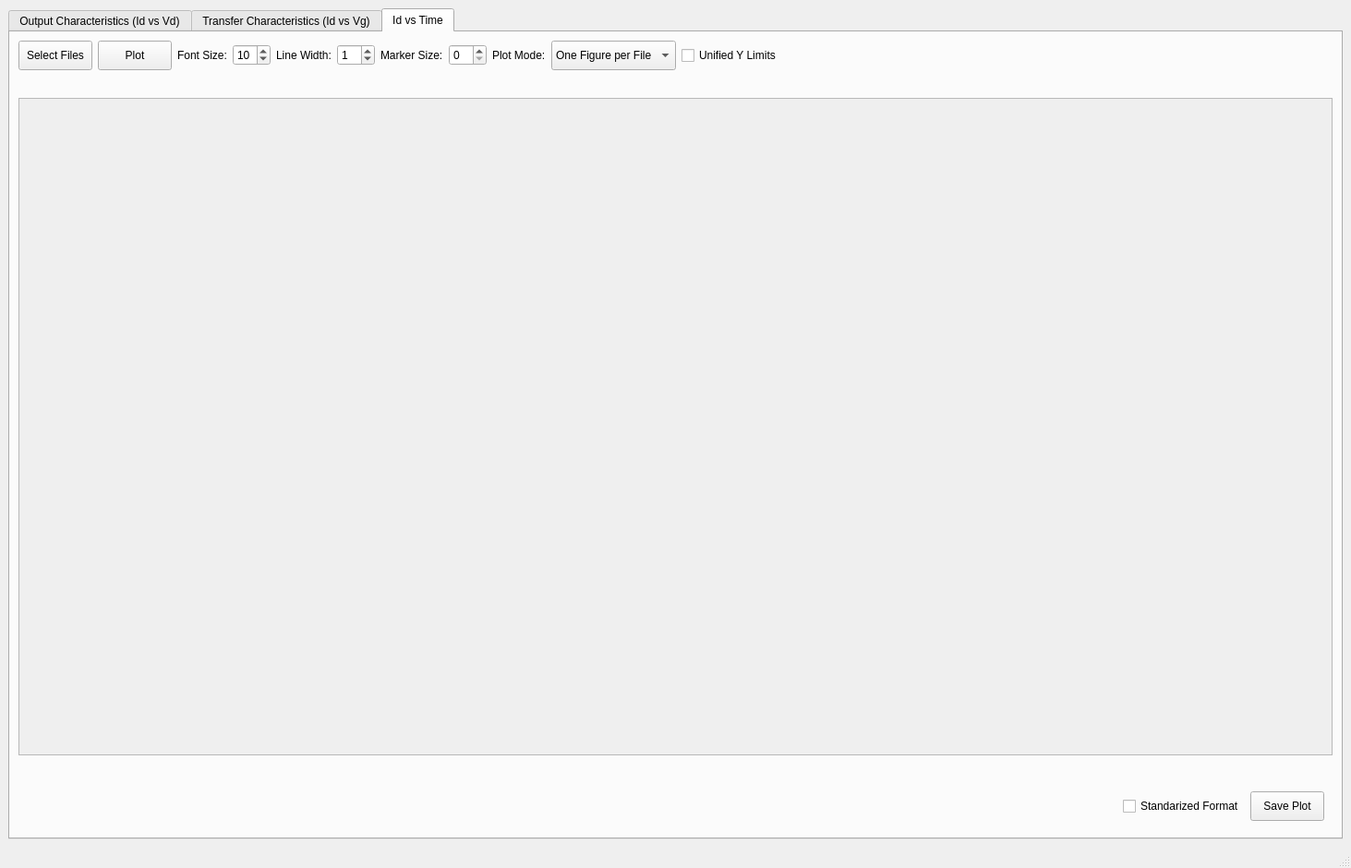
<?xml version="1.0" encoding="UTF-8"?>
<ui version="4.0">
 <class>MainWindow</class>
 <widget class="QMainWindow" name="MainWindow">
  <property name="geometry">
   <rect>
    <x>0</x>
    <y>0</y>
    <width>1463</width>
    <height>940</height>
   </rect>
  </property>
  <property name="windowTitle">
   <string>FET Characteristics Playground</string>
  </property>
  <widget class="QWidget" name="centralwidget">
   <layout class="QVBoxLayout" name="verticalLayout">
    <item>
     <widget class="QTabWidget" name="idvg_tab">
      <property name="minimumSize">
       <size>
        <width>949</width>
        <height>629</height>
       </size>
      </property>
      <property name="currentIndex">
       <number>2</number>
      </property>
      <widget class="QWidget" name="tab">
       <attribute name="title">
        <string>Output Characteristics (Id vs Vd)</string>
       </attribute>
       <layout class="QVBoxLayout" name="verticalLayout_4">
        <item>
         <widget class="QWidget" name="common_controls_widget" native="true">
          <property name="enabled">
           <bool>true</bool>
          </property>
          <property name="sizePolicy">
           <sizepolicy hsizetype="Preferred" vsizetype="Preferred">
            <horstretch>0</horstretch>
            <verstretch>0</verstretch>
           </sizepolicy>
          </property>
          <property name="minimumSize">
           <size>
            <width>0</width>
            <height>0</height>
           </size>
          </property>
          <property name="maximumSize">
           <size>
            <width>16777215</width>
            <height>16777215</height>
           </size>
          </property>
          <layout class="QHBoxLayout" name="horizontalLayout">
           <property name="leftMargin">
            <number>0</number>
           </property>
           <property name="topMargin">
            <number>0</number>
           </property>
           <property name="rightMargin">
            <number>0</number>
           </property>
           <property name="bottomMargin">
            <number>0</number>
           </property>
           <item>
            <widget class="QPushButton" name="select_files_button">
             <property name="minimumSize">
              <size>
               <width>0</width>
               <height>32</height>
              </size>
             </property>
             <property name="maximumSize">
              <size>
               <width>16777215</width>
               <height>32</height>
              </size>
             </property>
             <property name="text">
              <string>Select Files</string>
             </property>
            </widget>
           </item>
           <item>
            <widget class="QPushButton" name="plot_button">
             <property name="minimumSize">
              <size>
               <width>0</width>
               <height>32</height>
              </size>
             </property>
             <property name="maximumSize">
              <size>
               <width>16777215</width>
               <height>32</height>
              </size>
             </property>
             <property name="text">
              <string>Plot</string>
             </property>
            </widget>
           </item>
           <item>
            <widget class="QLabel" name="label_12">
             <property name="text">
              <string>Font Size:</string>
             </property>
            </widget>
           </item>
           <item>
            <widget class="QSpinBox" name="font_size_spin">
             <property name="value">
              <number>10</number>
             </property>
            </widget>
           </item>
           <item>
            <widget class="QLabel" name="label_11">
             <property name="text">
              <string>Line Width:</string>
             </property>
            </widget>
           </item>
           <item>
            <widget class="QSpinBox" name="line_width_spin">
             <property name="value">
              <number>1</number>
             </property>
            </widget>
           </item>
           <item>
            <widget class="QLabel" name="label_10">
             <property name="text">
              <string>Marker Size:</string>
             </property>
            </widget>
           </item>
           <item>
            <widget class="QSpinBox" name="marker_size_spin"/>
           </item>
           <item>
            <widget class="QLabel" name="label_13">
             <property name="text">
              <string>Plot Mode:</string>
             </property>
            </widget>
           </item>
           <item>
            <widget class="QComboBox" name="plot_mode_combo">
             <property name="sizePolicy">
              <sizepolicy hsizetype="Minimum" vsizetype="Fixed">
               <horstretch>0</horstretch>
               <verstretch>0</verstretch>
              </sizepolicy>
             </property>
             <property name="minimumSize">
              <size>
               <width>0</width>
               <height>32</height>
              </size>
             </property>
             <property name="maximumSize">
              <size>
               <width>16777215</width>
               <height>32</height>
              </size>
             </property>
             <item>
              <property name="text">
               <string>One Figure per File</string>
              </property>
             </item>
             <item>
              <property name="text">
               <string>One Figure</string>
              </property>
             </item>
             <item>
              <property name="text">
               <string>Mean</string>
              </property>
             </item>
            </widget>
           </item>
           <item>
            <widget class="QCheckBox" name="unify_y_lims_check">
             <property name="minimumSize">
              <size>
               <width>0</width>
               <height>32</height>
              </size>
             </property>
             <property name="maximumSize">
              <size>
               <width>16777215</width>
               <height>32</height>
              </size>
             </property>
             <property name="text">
              <string>Unified Y Limits</string>
             </property>
            </widget>
           </item>
           <item>
            <spacer name="horizontalSpacer">
             <property name="orientation">
              <enum>Qt::Horizontal</enum>
             </property>
             <property name="sizeHint" stdset="0">
              <size>
               <width>40</width>
               <height>20</height>
              </size>
             </property>
            </spacer>
           </item>
          </layout>
         </widget>
        </item>
        <item>
         <widget class="QWidget" name="file_entries_widget" native="true">
          <property name="sizePolicy">
           <sizepolicy hsizetype="Preferred" vsizetype="Preferred">
            <horstretch>0</horstretch>
            <verstretch>0</verstretch>
           </sizepolicy>
          </property>
          <property name="minimumSize">
           <size>
            <width>0</width>
            <height>0</height>
           </size>
          </property>
          <layout class="QVBoxLayout" name="verticalLayout_2">
           <item>
            <widget class="QWidget" name="fill_between_widget" native="true">
             <layout class="QHBoxLayout" name="horizontalLayout_3">
              <item>
               <widget class="QLabel" name="label">
                <property name="sizePolicy">
                 <sizepolicy hsizetype="Preferred" vsizetype="Preferred">
                  <horstretch>0</horstretch>
                  <verstretch>0</verstretch>
                 </sizepolicy>
                </property>
                <property name="minimumSize">
                 <size>
                  <width>0</width>
                  <height>0</height>
                 </size>
                </property>
                <property name="maximumSize">
                 <size>
                  <width>16777215</width>
                  <height>16777215</height>
                 </size>
                </property>
                <property name="text">
                 <string>Vg Format:</string>
                </property>
               </widget>
              </item>
              <item>
               <widget class="QComboBox" name="vg_format_combo_fbw">
                <property name="sizePolicy">
                 <sizepolicy hsizetype="Minimum" vsizetype="Fixed">
                  <horstretch>0</horstretch>
                  <verstretch>0</verstretch>
                 </sizepolicy>
                </property>
                <property name="minimumSize">
                 <size>
                  <width>0</width>
                  <height>32</height>
                 </size>
                </property>
                <property name="maximumSize">
                 <size>
                  <width>16777215</width>
                  <height>32</height>
                 </size>
                </property>
                <item>
                 <property name="text">
                  <string>Voltage Sweep</string>
                 </property>
                </item>
                <item>
                 <property name="text">
                  <string>Arbitrary</string>
                 </property>
                </item>
               </widget>
              </item>
              <item>
               <widget class="QLabel" name="label_8">
                <property name="sizePolicy">
                 <sizepolicy hsizetype="Preferred" vsizetype="Preferred">
                  <horstretch>0</horstretch>
                  <verstretch>0</verstretch>
                 </sizepolicy>
                </property>
                <property name="minimumSize">
                 <size>
                  <width>0</width>
                  <height>0</height>
                 </size>
                </property>
                <property name="maximumSize">
                 <size>
                  <width>16777215</width>
                  <height>16777215</height>
                 </size>
                </property>
                <property name="text">
                 <string>Sweep:</string>
                </property>
               </widget>
              </item>
              <item>
               <widget class="QComboBox" name="sweep_combo_fbw">
                <property name="sizePolicy">
                 <sizepolicy hsizetype="Minimum" vsizetype="Fixed">
                  <horstretch>0</horstretch>
                  <verstretch>0</verstretch>
                 </sizepolicy>
                </property>
                <property name="minimumSize">
                 <size>
                  <width>0</width>
                  <height>32</height>
                 </size>
                </property>
                <property name="maximumSize">
                 <size>
                  <width>16777215</width>
                  <height>32</height>
                 </size>
                </property>
                <item>
                 <property name="text">
                  <string>forward</string>
                 </property>
                </item>
                <item>
                 <property name="text">
                  <string>backward</string>
                 </property>
                </item>
               </widget>
              </item>
              <item>
               <widget class="QLabel" name="label_6">
                <property name="sizePolicy">
                 <sizepolicy hsizetype="Preferred" vsizetype="Preferred">
                  <horstretch>0</horstretch>
                  <verstretch>0</verstretch>
                 </sizepolicy>
                </property>
                <property name="minimumSize">
                 <size>
                  <width>0</width>
                  <height>0</height>
                 </size>
                </property>
                <property name="maximumSize">
                 <size>
                  <width>16777215</width>
                  <height>16777215</height>
                 </size>
                </property>
                <property name="text">
                 <string>Colormap:</string>
                </property>
               </widget>
              </item>
              <item>
               <widget class="QComboBox" name="colormap_combo_fbw">
                <property name="sizePolicy">
                 <sizepolicy hsizetype="Minimum" vsizetype="Fixed">
                  <horstretch>0</horstretch>
                  <verstretch>0</verstretch>
                 </sizepolicy>
                </property>
                <property name="minimumSize">
                 <size>
                  <width>0</width>
                  <height>32</height>
                 </size>
                </property>
                <property name="maximumSize">
                 <size>
                  <width>16777215</width>
                  <height>32</height>
                 </size>
                </property>
                <item>
                 <property name="text">
                  <string>jet</string>
                 </property>
                </item>
                <item>
                 <property name="text">
                  <string>viridis</string>
                 </property>
                </item>
                <item>
                 <property name="text">
                  <string>Blues</string>
                 </property>
                </item>
                <item>
                 <property name="text">
                  <string>Reds</string>
                 </property>
                </item>
                <item>
                 <property name="text">
                  <string>Greys</string>
                 </property>
                </item>
                <item>
                 <property name="text">
                  <string>Greens</string>
                 </property>
                </item>
                <item>
                 <property name="text">
                  <string>Oranges</string>
                 </property>
                </item>
                <item>
                 <property name="text">
                  <string>Purples</string>
                 </property>
                </item>
               </widget>
              </item>
              <item>
               <widget class="QLabel" name="label_2">
                <property name="sizePolicy">
                 <sizepolicy hsizetype="Preferred" vsizetype="Preferred">
                  <horstretch>0</horstretch>
                  <verstretch>0</verstretch>
                 </sizepolicy>
                </property>
                <property name="minimumSize">
                 <size>
                  <width>0</width>
                  <height>0</height>
                 </size>
                </property>
                <property name="maximumSize">
                 <size>
                  <width>16777215</width>
                  <height>16777215</height>
                 </size>
                </property>
                <property name="text">
                 <string>Y Scale:</string>
                </property>
               </widget>
              </item>
              <item>
               <widget class="QComboBox" name="y_scale_combo_fbw">
                <property name="sizePolicy">
                 <sizepolicy hsizetype="Minimum" vsizetype="Fixed">
                  <horstretch>0</horstretch>
                  <verstretch>0</verstretch>
                 </sizepolicy>
                </property>
                <property name="minimumSize">
                 <size>
                  <width>0</width>
                  <height>32</height>
                 </size>
                </property>
                <property name="maximumSize">
                 <size>
                  <width>16777215</width>
                  <height>32</height>
                 </size>
                </property>
                <item>
                 <property name="text">
                  <string>linear</string>
                 </property>
                </item>
                <item>
                 <property name="text">
                  <string>log</string>
                 </property>
                </item>
               </widget>
              </item>
              <item>
               <widget class="QCheckBox" name="absolute_value_check_fbw">
                <property name="sizePolicy">
                 <sizepolicy hsizetype="Minimum" vsizetype="Fixed">
                  <horstretch>0</horstretch>
                  <verstretch>0</verstretch>
                 </sizepolicy>
                </property>
                <property name="minimumSize">
                 <size>
                  <width>0</width>
                  <height>32</height>
                 </size>
                </property>
                <property name="maximumSize">
                 <size>
                  <width>16777215</width>
                  <height>32</height>
                 </size>
                </property>
                <property name="text">
                 <string>Absolute Value</string>
                </property>
               </widget>
              </item>
              <item>
               <spacer name="horizontalSpacer_2">
                <property name="orientation">
                 <enum>Qt::Horizontal</enum>
                </property>
                <property name="sizeHint" stdset="0">
                 <size>
                  <width>40</width>
                  <height>20</height>
                 </size>
                </property>
               </spacer>
              </item>
             </layout>
            </widget>
           </item>
          </layout>
         </widget>
        </item>
        <item>
         <widget class="QScrollArea" name="scrollArea">
          <property name="widgetResizable">
           <bool>true</bool>
          </property>
          <widget class="QWidget" name="scrollAreaWidgetContents">
           <property name="geometry">
            <rect>
             <x>0</x>
             <y>0</y>
             <width>1419</width>
             <height>643</height>
            </rect>
           </property>
           <layout class="QVBoxLayout" name="verticalLayout_11">
            <item>
             <widget class="QWidget" name="plotting_widget" native="true">
              <property name="sizePolicy">
               <sizepolicy hsizetype="Expanding" vsizetype="Expanding">
                <horstretch>0</horstretch>
                <verstretch>0</verstretch>
               </sizepolicy>
              </property>
              <layout class="QVBoxLayout" name="verticalLayout_3"/>
             </widget>
            </item>
           </layout>
          </widget>
         </widget>
        </item>
        <item>
         <widget class="QWidget" name="toolbar_widget" native="true">
          <property name="sizePolicy">
           <sizepolicy hsizetype="Preferred" vsizetype="Preferred">
            <horstretch>0</horstretch>
            <verstretch>0</verstretch>
           </sizepolicy>
          </property>
          <layout class="QHBoxLayout" name="horizontalLayout_7"/>
         </widget>
        </item>
        <item>
         <widget class="QWidget" name="saving_widget" native="true">
          <property name="sizePolicy">
           <sizepolicy hsizetype="Preferred" vsizetype="Preferred">
            <horstretch>0</horstretch>
            <verstretch>0</verstretch>
           </sizepolicy>
          </property>
          <layout class="QHBoxLayout" name="horizontalLayout_5">
           <item>
            <spacer name="horizontalSpacer_3">
             <property name="orientation">
              <enum>Qt::Horizontal</enum>
             </property>
             <property name="sizeHint" stdset="0">
              <size>
               <width>40</width>
               <height>20</height>
              </size>
             </property>
            </spacer>
           </item>
           <item>
            <widget class="QCheckBox" name="saved_format_check">
             <property name="sizePolicy">
              <sizepolicy hsizetype="Minimum" vsizetype="Fixed">
               <horstretch>0</horstretch>
               <verstretch>0</verstretch>
              </sizepolicy>
             </property>
             <property name="minimumSize">
              <size>
               <width>0</width>
               <height>32</height>
              </size>
             </property>
             <property name="maximumSize">
              <size>
               <width>16777215</width>
               <height>32</height>
              </size>
             </property>
             <property name="text">
              <string>Standarized Format</string>
             </property>
            </widget>
           </item>
           <item>
            <widget class="QPushButton" name="save_plot_button">
             <property name="minimumSize">
              <size>
               <width>0</width>
               <height>32</height>
              </size>
             </property>
             <property name="maximumSize">
              <size>
               <width>16777215</width>
               <height>32</height>
              </size>
             </property>
             <property name="text">
              <string>Save Plot</string>
             </property>
            </widget>
           </item>
          </layout>
         </widget>
        </item>
       </layout>
      </widget>
      <widget class="QWidget" name="tab_2">
       <attribute name="title">
        <string>Transfer Characteristics (Id vs Vg)</string>
       </attribute>
       <layout class="QVBoxLayout" name="verticalLayout_7">
        <item>
         <widget class="QWidget" name="common_controls_widget_2" native="true">
          <property name="enabled">
           <bool>true</bool>
          </property>
          <property name="sizePolicy">
           <sizepolicy hsizetype="Preferred" vsizetype="Preferred">
            <horstretch>0</horstretch>
            <verstretch>0</verstretch>
           </sizepolicy>
          </property>
          <property name="minimumSize">
           <size>
            <width>0</width>
            <height>0</height>
           </size>
          </property>
          <property name="maximumSize">
           <size>
            <width>16777215</width>
            <height>16777215</height>
           </size>
          </property>
          <layout class="QHBoxLayout" name="horizontalLayout_2">
           <property name="leftMargin">
            <number>0</number>
           </property>
           <property name="topMargin">
            <number>0</number>
           </property>
           <property name="rightMargin">
            <number>0</number>
           </property>
           <property name="bottomMargin">
            <number>0</number>
           </property>
           <item>
            <widget class="QPushButton" name="select_files_button_2">
             <property name="minimumSize">
              <size>
               <width>0</width>
               <height>32</height>
              </size>
             </property>
             <property name="maximumSize">
              <size>
               <width>16777215</width>
               <height>32</height>
              </size>
             </property>
             <property name="text">
              <string>Select Files</string>
             </property>
            </widget>
           </item>
           <item>
            <widget class="QPushButton" name="plot_button_2">
             <property name="minimumSize">
              <size>
               <width>0</width>
               <height>32</height>
              </size>
             </property>
             <property name="maximumSize">
              <size>
               <width>16777215</width>
               <height>32</height>
              </size>
             </property>
             <property name="text">
              <string>Plot</string>
             </property>
            </widget>
           </item>
           <item>
            <widget class="QLabel" name="font_size_label_2">
             <property name="text">
              <string>Font Size:</string>
             </property>
            </widget>
           </item>
           <item>
            <widget class="QSpinBox" name="font_size_spin_2">
             <property name="value">
              <number>10</number>
             </property>
            </widget>
           </item>
           <item>
            <widget class="QLabel" name="line_width_label_2">
             <property name="text">
              <string>Line Width:</string>
             </property>
            </widget>
           </item>
           <item>
            <widget class="QSpinBox" name="line_width_spin_2">
             <property name="value">
              <number>1</number>
             </property>
            </widget>
           </item>
           <item>
            <widget class="QLabel" name="label_5">
             <property name="text">
              <string>Marker Size:</string>
             </property>
            </widget>
           </item>
           <item>
            <widget class="QSpinBox" name="marker_size_spin_2"/>
           </item>
           <item>
            <widget class="QLabel" name="plot_mode_label_2">
             <property name="text">
              <string>Plot Mode:</string>
             </property>
            </widget>
           </item>
           <item>
            <widget class="QComboBox" name="plot_mode_combo_2">
             <property name="sizePolicy">
              <sizepolicy hsizetype="Minimum" vsizetype="Fixed">
               <horstretch>0</horstretch>
               <verstretch>0</verstretch>
              </sizepolicy>
             </property>
             <property name="minimumSize">
              <size>
               <width>0</width>
               <height>32</height>
              </size>
             </property>
             <property name="maximumSize">
              <size>
               <width>16777215</width>
               <height>32</height>
              </size>
             </property>
             <item>
              <property name="text">
               <string>One Figure per File</string>
              </property>
             </item>
             <item>
              <property name="text">
               <string>One Figure</string>
              </property>
             </item>
             <item>
              <property name="text">
               <string>Mean</string>
              </property>
             </item>
            </widget>
           </item>
           <item>
            <widget class="QCheckBox" name="unify_y_lims_check_2">
             <property name="minimumSize">
              <size>
               <width>0</width>
               <height>32</height>
              </size>
             </property>
             <property name="maximumSize">
              <size>
               <width>16777215</width>
               <height>32</height>
              </size>
             </property>
             <property name="text">
              <string>Unified Y Limits</string>
             </property>
            </widget>
           </item>
           <item>
            <spacer name="horizontalSpacer_4">
             <property name="orientation">
              <enum>Qt::Horizontal</enum>
             </property>
             <property name="sizeHint" stdset="0">
              <size>
               <width>40</width>
               <height>20</height>
              </size>
             </property>
            </spacer>
           </item>
          </layout>
         </widget>
        </item>
        <item>
         <widget class="QWidget" name="file_entries_widget_2" native="true">
          <property name="sizePolicy">
           <sizepolicy hsizetype="Preferred" vsizetype="Preferred">
            <horstretch>0</horstretch>
            <verstretch>0</verstretch>
           </sizepolicy>
          </property>
          <layout class="QVBoxLayout" name="verticalLayout_5">
           <item>
            <widget class="QWidget" name="fill_between_widget_2" native="true">
             <property name="sizePolicy">
              <sizepolicy hsizetype="Preferred" vsizetype="Preferred">
               <horstretch>0</horstretch>
               <verstretch>0</verstretch>
              </sizepolicy>
             </property>
             <property name="minimumSize">
              <size>
               <width>0</width>
               <height>0</height>
              </size>
             </property>
             <property name="maximumSize">
              <size>
               <width>16777215</width>
               <height>16777215</height>
              </size>
             </property>
             <layout class="QHBoxLayout" name="horizontalLayout_8">
              <item>
               <widget class="QLabel" name="label_3">
                <property name="sizePolicy">
                 <sizepolicy hsizetype="Preferred" vsizetype="Fixed">
                  <horstretch>0</horstretch>
                  <verstretch>0</verstretch>
                 </sizepolicy>
                </property>
                <property name="text">
                 <string>Sweep:</string>
                </property>
               </widget>
              </item>
              <item>
               <widget class="QComboBox" name="sweep_combo_fbw_2">
                <property name="minimumSize">
                 <size>
                  <width>0</width>
                  <height>32</height>
                 </size>
                </property>
                <property name="maximumSize">
                 <size>
                  <width>16777215</width>
                  <height>32</height>
                 </size>
                </property>
                <item>
                 <property name="text">
                  <string>forward</string>
                 </property>
                </item>
                <item>
                 <property name="text">
                  <string>backward</string>
                 </property>
                </item>
               </widget>
              </item>
              <item>
               <widget class="QLabel" name="label_4">
                <property name="text">
                 <string>Colormap:</string>
                </property>
               </widget>
              </item>
              <item>
               <widget class="QComboBox" name="colormap_combo_fbw_2">
                <property name="sizePolicy">
                 <sizepolicy hsizetype="Minimum" vsizetype="Fixed">
                  <horstretch>0</horstretch>
                  <verstretch>0</verstretch>
                 </sizepolicy>
                </property>
                <property name="minimumSize">
                 <size>
                  <width>0</width>
                  <height>32</height>
                 </size>
                </property>
                <property name="maximumSize">
                 <size>
                  <width>16777215</width>
                  <height>32</height>
                 </size>
                </property>
                <item>
                 <property name="text">
                  <string>jet</string>
                 </property>
                </item>
                <item>
                 <property name="text">
                  <string>viridis</string>
                 </property>
                </item>
                <item>
                 <property name="text">
                  <string>Blues</string>
                 </property>
                </item>
                <item>
                 <property name="text">
                  <string>Reds</string>
                 </property>
                </item>
                <item>
                 <property name="text">
                  <string>Greys</string>
                 </property>
                </item>
                <item>
                 <property name="text">
                  <string>Greens</string>
                 </property>
                </item>
                <item>
                 <property name="text">
                  <string>Oranges</string>
                 </property>
                </item>
                <item>
                 <property name="text">
                  <string>Purples</string>
                 </property>
                </item>
               </widget>
              </item>
              <item>
               <widget class="QLabel" name="label_7">
                <property name="text">
                 <string>Y Scale:</string>
                </property>
               </widget>
              </item>
              <item>
               <widget class="QComboBox" name="y_scale_combo_fbw_2">
                <property name="minimumSize">
                 <size>
                  <width>0</width>
                  <height>32</height>
                 </size>
                </property>
                <property name="maximumSize">
                 <size>
                  <width>16777215</width>
                  <height>32</height>
                 </size>
                </property>
                <item>
                 <property name="text">
                  <string>linear</string>
                 </property>
                </item>
                <item>
                 <property name="text">
                  <string>log</string>
                 </property>
                </item>
               </widget>
              </item>
              <item>
               <widget class="QCheckBox" name="absolute_value_check_fbw_2">
                <property name="minimumSize">
                 <size>
                  <width>0</width>
                  <height>32</height>
                 </size>
                </property>
                <property name="maximumSize">
                 <size>
                  <width>16777215</width>
                  <height>32</height>
                 </size>
                </property>
                <property name="text">
                 <string>Absolute Value</string>
                </property>
               </widget>
              </item>
              <item>
               <spacer name="horizontalSpacer_5">
                <property name="orientation">
                 <enum>Qt::Horizontal</enum>
                </property>
                <property name="sizeHint" stdset="0">
                 <size>
                  <width>40</width>
                  <height>20</height>
                 </size>
                </property>
               </spacer>
              </item>
             </layout>
            </widget>
           </item>
          </layout>
         </widget>
        </item>
        <item>
         <widget class="QScrollArea" name="scrollArea_2">
          <property name="widgetResizable">
           <bool>true</bool>
          </property>
          <widget class="QWidget" name="scrollAreaWidgetContents_2">
           <property name="geometry">
            <rect>
             <x>0</x>
             <y>0</y>
             <width>1419</width>
             <height>643</height>
            </rect>
           </property>
           <layout class="QVBoxLayout" name="verticalLayout_12">
            <item>
             <widget class="QWidget" name="plotting_widget_2" native="true">
              <property name="sizePolicy">
               <sizepolicy hsizetype="Expanding" vsizetype="Expanding">
                <horstretch>0</horstretch>
                <verstretch>0</verstretch>
               </sizepolicy>
              </property>
              <layout class="QVBoxLayout" name="verticalLayout_6"/>
             </widget>
            </item>
           </layout>
          </widget>
         </widget>
        </item>
        <item>
         <widget class="QWidget" name="toolbar_widget_2" native="true">
          <layout class="QHBoxLayout" name="horizontalLayout_9"/>
         </widget>
        </item>
        <item>
         <widget class="QWidget" name="saving_widget_2" native="true">
          <property name="sizePolicy">
           <sizepolicy hsizetype="Preferred" vsizetype="Preferred">
            <horstretch>0</horstretch>
            <verstretch>0</verstretch>
           </sizepolicy>
          </property>
          <layout class="QHBoxLayout" name="horizontalLayout_6">
           <item>
            <spacer name="horizontalSpacer_8">
             <property name="orientation">
              <enum>Qt::Horizontal</enum>
             </property>
             <property name="sizeHint" stdset="0">
              <size>
               <width>40</width>
               <height>20</height>
              </size>
             </property>
            </spacer>
           </item>
           <item>
            <widget class="QCheckBox" name="saved_format_check_2">
             <property name="minimumSize">
              <size>
               <width>0</width>
               <height>32</height>
              </size>
             </property>
             <property name="maximumSize">
              <size>
               <width>16777215</width>
               <height>32</height>
              </size>
             </property>
             <property name="text">
              <string>Standarized Format</string>
             </property>
            </widget>
           </item>
           <item>
            <widget class="QPushButton" name="save_plot_button_2">
             <property name="minimumSize">
              <size>
               <width>0</width>
               <height>32</height>
              </size>
             </property>
             <property name="maximumSize">
              <size>
               <width>16777215</width>
               <height>32</height>
              </size>
             </property>
             <property name="text">
              <string>Save Plot</string>
             </property>
            </widget>
           </item>
          </layout>
         </widget>
        </item>
       </layout>
      </widget>
      <widget class="QWidget" name="tab_3">
       <attribute name="title">
        <string>Id vs Time</string>
       </attribute>
       <layout class="QVBoxLayout" name="verticalLayout_10">
        <item>
         <widget class="QWidget" name="common_controls_widget_3" native="true">
          <property name="enabled">
           <bool>true</bool>
          </property>
          <property name="sizePolicy">
           <sizepolicy hsizetype="Preferred" vsizetype="Preferred">
            <horstretch>0</horstretch>
            <verstretch>0</verstretch>
           </sizepolicy>
          </property>
          <property name="minimumSize">
           <size>
            <width>0</width>
            <height>0</height>
           </size>
          </property>
          <property name="maximumSize">
           <size>
            <width>16777215</width>
            <height>16777215</height>
           </size>
          </property>
          <layout class="QHBoxLayout" name="horizontalLayout_4">
           <property name="leftMargin">
            <number>0</number>
           </property>
           <property name="topMargin">
            <number>0</number>
           </property>
           <property name="rightMargin">
            <number>0</number>
           </property>
           <property name="bottomMargin">
            <number>0</number>
           </property>
           <item>
            <widget class="QPushButton" name="select_files_button_3">
             <property name="minimumSize">
              <size>
               <width>0</width>
               <height>32</height>
              </size>
             </property>
             <property name="maximumSize">
              <size>
               <width>16777215</width>
               <height>32</height>
              </size>
             </property>
             <property name="text">
              <string>Select Files</string>
             </property>
            </widget>
           </item>
           <item>
            <widget class="QPushButton" name="plot_button_3">
             <property name="minimumSize">
              <size>
               <width>0</width>
               <height>32</height>
              </size>
             </property>
             <property name="maximumSize">
              <size>
               <width>16777215</width>
               <height>32</height>
              </size>
             </property>
             <property name="text">
              <string>Plot</string>
             </property>
            </widget>
           </item>
           <item>
            <widget class="QLabel" name="font_size_label_3">
             <property name="text">
              <string>Font Size:</string>
             </property>
            </widget>
           </item>
           <item>
            <widget class="QSpinBox" name="font_size_spin_3">
             <property name="value">
              <number>10</number>
             </property>
            </widget>
           </item>
           <item>
            <widget class="QLabel" name="line_width_label_3">
             <property name="text">
              <string>Line Width:</string>
             </property>
            </widget>
           </item>
           <item>
            <widget class="QSpinBox" name="line_width_spin_3">
             <property name="value">
              <number>1</number>
             </property>
            </widget>
           </item>
           <item>
            <widget class="QLabel" name="label_9">
             <property name="text">
              <string>Marker Size:</string>
             </property>
            </widget>
           </item>
           <item>
            <widget class="QSpinBox" name="marker_size_spin_3"/>
           </item>
           <item>
            <widget class="QLabel" name="plot_mode_label_3">
             <property name="text">
              <string>Plot Mode:</string>
             </property>
            </widget>
           </item>
           <item>
            <widget class="QComboBox" name="plot_mode_combo_3">
             <property name="sizePolicy">
              <sizepolicy hsizetype="Minimum" vsizetype="Fixed">
               <horstretch>0</horstretch>
               <verstretch>0</verstretch>
              </sizepolicy>
             </property>
             <property name="minimumSize">
              <size>
               <width>0</width>
               <height>32</height>
              </size>
             </property>
             <property name="maximumSize">
              <size>
               <width>16777215</width>
               <height>32</height>
              </size>
             </property>
             <item>
              <property name="text">
               <string>One Figure per File</string>
              </property>
             </item>
             <item>
              <property name="text">
               <string>One Figure</string>
              </property>
             </item>
            </widget>
           </item>
           <item>
            <widget class="QCheckBox" name="unify_y_lims_check_3">
             <property name="minimumSize">
              <size>
               <width>0</width>
               <height>32</height>
              </size>
             </property>
             <property name="maximumSize">
              <size>
               <width>16777215</width>
               <height>32</height>
              </size>
             </property>
             <property name="text">
              <string>Unified Y Limits</string>
             </property>
            </widget>
           </item>
           <item>
            <spacer name="horizontalSpacer_6">
             <property name="orientation">
              <enum>Qt::Horizontal</enum>
             </property>
             <property name="sizeHint" stdset="0">
              <size>
               <width>40</width>
               <height>20</height>
              </size>
             </property>
            </spacer>
           </item>
          </layout>
         </widget>
        </item>
        <item>
         <widget class="QWidget" name="file_entries_widget_3" native="true">
          <property name="sizePolicy">
           <sizepolicy hsizetype="Preferred" vsizetype="Preferred">
            <horstretch>0</horstretch>
            <verstretch>0</verstretch>
           </sizepolicy>
          </property>
          <layout class="QVBoxLayout" name="verticalLayout_9"/>
         </widget>
        </item>
        <item>
         <widget class="QScrollArea" name="scrollArea_3">
          <property name="widgetResizable">
           <bool>true</bool>
          </property>
          <widget class="QWidget" name="scrollAreaWidgetContents_3">
           <property name="geometry">
            <rect>
             <x>0</x>
             <y>0</y>
             <width>1419</width>
             <height>693</height>
            </rect>
           </property>
           <layout class="QVBoxLayout" name="verticalLayout_13">
            <item>
             <widget class="QWidget" name="plotting_widget_3" native="true">
              <property name="sizePolicy">
               <sizepolicy hsizetype="Expanding" vsizetype="Expanding">
                <horstretch>0</horstretch>
                <verstretch>0</verstretch>
               </sizepolicy>
              </property>
              <layout class="QVBoxLayout" name="verticalLayout_8"/>
             </widget>
            </item>
           </layout>
          </widget>
         </widget>
        </item>
        <item>
         <widget class="QWidget" name="toolbar_widget_3" native="true">
          <layout class="QHBoxLayout" name="horizontalLayout_11"/>
         </widget>
        </item>
        <item>
         <widget class="QWidget" name="saving_widget_3" native="true">
          <property name="sizePolicy">
           <sizepolicy hsizetype="Preferred" vsizetype="Preferred">
            <horstretch>0</horstretch>
            <verstretch>0</verstretch>
           </sizepolicy>
          </property>
          <layout class="QHBoxLayout" name="horizontalLayout_10">
           <item>
            <spacer name="horizontalSpacer_7">
             <property name="orientation">
              <enum>Qt::Horizontal</enum>
             </property>
             <property name="sizeHint" stdset="0">
              <size>
               <width>40</width>
               <height>20</height>
              </size>
             </property>
            </spacer>
           </item>
           <item>
            <widget class="QCheckBox" name="saved_format_check_3">
             <property name="minimumSize">
              <size>
               <width>0</width>
               <height>32</height>
              </size>
             </property>
             <property name="maximumSize">
              <size>
               <width>16777215</width>
               <height>32</height>
              </size>
             </property>
             <property name="text">
              <string>Standarized Format</string>
             </property>
            </widget>
           </item>
           <item>
            <widget class="QPushButton" name="save_plot_button_3">
             <property name="minimumSize">
              <size>
               <width>0</width>
               <height>32</height>
              </size>
             </property>
             <property name="maximumSize">
              <size>
               <width>16777215</width>
               <height>32</height>
              </size>
             </property>
             <property name="text">
              <string>Save Plot</string>
             </property>
            </widget>
           </item>
          </layout>
         </widget>
        </item>
       </layout>
      </widget>
     </widget>
    </item>
   </layout>
  </widget>
  <widget class="QMenuBar" name="menubar">
   <property name="geometry">
    <rect>
     <x>0</x>
     <y>0</y>
     <width>1463</width>
     <height>21</height>
    </rect>
   </property>
  </widget>
  <widget class="QStatusBar" name="statusbar"/>
 </widget>
 <resources/>
 <connections/>
</ui>
